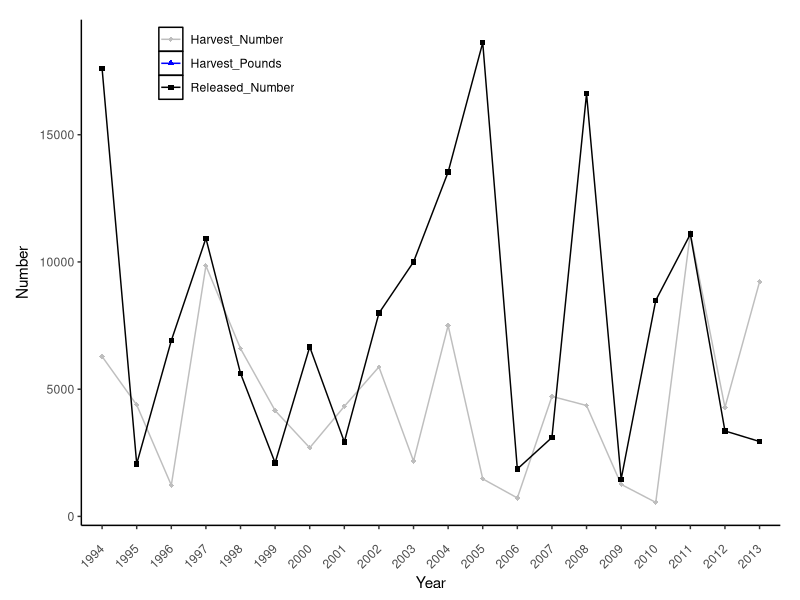

Recreate this plot in R.
## ---- chunk 1

# this code will install missing packages that are required automatically
  is.installed <- function(mypkg){
    is.element(mypkg, installed.packages()[,1])
  } 

  # check if package "hydroGOF" is installed
  if (!is.installed("ggplot2")){
    install.packages("ggplot2", repos="http://cran.rstudio.com/")
  }
  # check if package "hydroGOF" is installed
  if (!is.installed("dplyr")){
    install.packages("dpylr", repos="http://cran.rstudio.com/")
  }
  # check if package "hydroGOF" is installed
  if (!is.installed("Cairo")){
    install.packages("Cairo", repos="http://cran.rstudio.com/")
  }
  # check if package "hydroGOF" is installed
  if (!is.installed("reshape2")){
    install.packages("reshape2", repos="http://cran.rstudio.com/")
  }
  # check if package "hydroGOF" is installed
  if (!is.installed("knitr")){
    install.packages("knitr", repos="http://cran.rstudio.com/")
  }
  # check if package "hydroGOF" is installed
  if (!is.installed("grid")){
    install.packages("grid", repos="http://cran.rstudio.com/")
  }


library("reshape2")
library("dplyr")
library("Cairo")
library("ggplot2")
# Grid allows use of units in the plot. eg. margin adjust by cm
library("grid")
#library("xtable")

#setwd("C:/Users/Admin/Documents/Coursera Classes/dmfstats/")
setwd("C:/Users/sasmith11/Documents/R Projects/dmfstats/dmfstats")

# currently, this is hard coded as atlantic bonito. The final version will read a csv of all species, and subset from there
dat <- read.table("atlanticbonito.txt", sep="", header=FALSE)

# Add R sensitive titles to the variables
names(dat) <- c("Year", "Harvest_Number", "PSE_1", "Harvest_Pounds", "PSE_2", "Mean_Length", "Mean_Weight", "PSE_3", "Released_Number", "PSE")
# recreate year as a factor
dat$Year <- as.factor(dat$Year)

# This adjust the scales of the plot based on which variable is uncommented
# GGPLOT doesnt allow multiple y scales on the same time series
#dat$Harvest_Number <- as.numeric(dat$Harvest_Number)
#dat$Released_Number <- as.numeric(dat$Released_Number)
#dat$Harvest_Number <- dat$Harvest_Number / 10
#dat$Released_Number <- dat$Released_Number / 10
dat$Harvest_Pounds <- as.numeric(dat$Harvest_Pounds)
dat$Harvest_Pounds <- dat$Harvest_Pounds / 10^2


# Select just the columns we plan on plotting
temptidy <- select(dat, Year, Harvest_Number, Harvest_Pounds, Released_Number)
# convert the dataframe to long format (ggplot prefered)
tidyDat <- melt(temptidy, id="Year")
# reassign tidyDat$value as integer. First you must replace the comma e.g. 9,234 = 9234
tidyDat$value <- as.numeric(gsub(",","",tidyDat$value))

## ---- chunk 2
#png('AtlanticBonito2.png', height=480, width=700)
# The Cairo library produces nice, smooth graphics
Cairo(600, 300, file="./Dots.png", type="png", bg="transparent")


# group = variable must be included to connect points
# This will inform geom_line() that all your points belong to one level and they should be connected.
plot3 <- ggplot(data=tidyDat,aes(x=Year, y=value, colour=variable, group=variable)) +
        geom_line() +
        # This adds the points by variable
        geom_point(aes(x=Year, y=value, colour=variable, group=variable, shape=variable)) +         
        # this sets the points shape manually
        scale_shape_manual(values=c(18,17,15)) +
        # this sets the line colors manually
        scale_colour_manual(values=c("grey", "blue","black")) +
        # This removes the background 
        theme(panel.grid.major = element_blank(), panel.grid.minor = element_blank(), 
             panel.background = element_blank(), axis.line = element_line(colour = "black")) +       
        # this sets the line types manually
        scale_linetype_manual(values=c("solid","dotted", "solid")) + # Change linetypes
        # This turns off the tittle in the legend
        theme(legend.title=element_blank()) +
        # Move the legend to the correct position
        theme(legend.justification=c(0,1), legend.position=c(0.1,1)) +
        
        # Adjust the axis labels to be farther away from the axes
        theme(axis.title.x=element_text(vjust=-2)) +
        theme(axis.title.y=element_text(angle=90, vjust=2)) +
        theme(plot.title=element_text(size=15, vjust=3)) +
        theme(plot.margin = unit(c(0.5,0.5,0.5,0.5), "cm")) +
        theme(legend.key=element_rect(fill="transparent")) +                   
        # This turns the x-labels 45 degrees
        theme(axis.text.x = element_text(angle = 45, vjust = 0.5, hjust=1)) +
        labs(x="Year", y="Number")         
print(plot3)
dev.off()
## ---- chunk 3
library(knitr)
names(dat) <- c("Year", "Harvest Num", "PSE", "Harvest lbs", "PSE", "Mean Length", "Mean Weight", "PSE", "Released Num", "PSE")
kable(dat, format = "markdown", caption="Table 37. Atlantic bonito recreational catch in North Carolina by year")
#library("pander")
#pandoc.table(dat)
